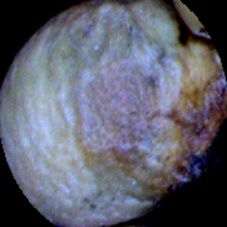
#> input picture Image Processing/histogramEquilization/original dataset/Broken soybeans/172.jpg, 227 x 227 px; its folder holds only this picture in this run
$ jupyter execute --allow-errors 'Histogram Equilization.ipynb'
#> lines starting #> are read from the running program, lines starting #| are printed output that depends on the picture
#> further down, img is the input picture: shape (227, 227, 3); mean B, G, R 109.5, 95.8, 93.9
[cell 1]
import cv2
import os
import matplotlib.pyplot as plt

### Histogram eq

#> (a cell that did not finish here is left out)

### Contrast Limited adaptive Histogram Equilization

[cell 3]
def clahe_img(img):
    r, g, b = cv2.split(img)
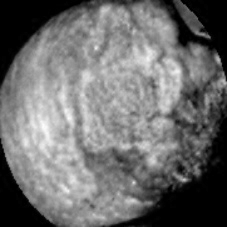
#> r: shape (227, 227); min 0, max 253, mean 109.5
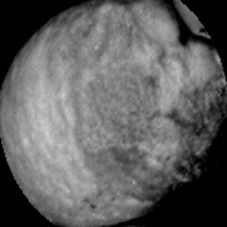
#> g: shape (227, 227); min 0, max 208, mean 95.8
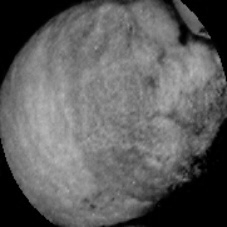
#> b: shape (227, 227); min 0, max 184, mean 93.9
    clahe = cv2.createCLAHE(clipLimit = 2.0, tileGridSize = (8, 8))
    op_R_2, op_G_2, op_B_2 = clahe.apply(r), clahe.apply(g),clahe.apply(b)
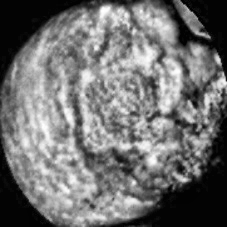
#> op_R_2: shape (227, 227); min 1, max 255, mean 113.2
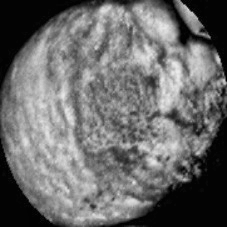
#> op_G_2: shape (227, 227); min 2, max 234, mean 107.6
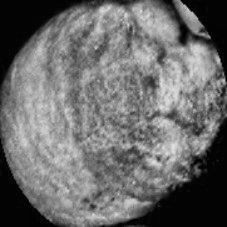
#> op_B_2: shape (227, 227); min 1, max 227, mean 107.5
    img_op_clahe = cv2.merge((op_R_2, op_G_2, op_B_2))
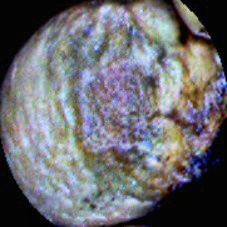
#> img_op_clahe: shape (227, 227, 3); mean of channels 0, 1, 2 113.2, 107.6, 107.5; drawn as B, G, R
    return img_op_clahe

## Output

#> (a cell that did not finish here is left out)

# Creating histogram quilized dataset

[cell 5]
source_ds = 'original dataset'
destination_ds = 'Histogram equalised dataset'

[cell 6]
for class_name in os.listdir(source_ds):
    class_dir = os.path.join(source_ds, class_name)
    dest_class_dir = os.path.join(destination_ds, class_name)

    # Create the destination class directory if it doesn't exist
    os.makedirs(dest_class_dir, exist_ok=True)

    for img_name in os.listdir(class_dir):
        img_path = os.path.join(class_dir, img_name)
        img = cv2.imread(img_path)

        if img is not None:
            equ_img = clahe_img(img)
            dest_img_path = os.path.join(dest_class_dir, img_name)
            cv2.imwrite(dest_img_path, equ_img)
#> pass 2 of the loop `for class_name in os.listdir(source_ds):`:
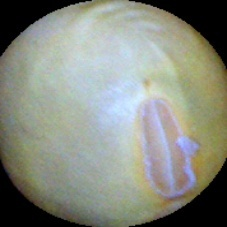
#> input picture Image Processing/histogramEquilization/original dataset/Immature soybeans/1020.jpg, 227 x 227 px
#> img is the input picture: shape (227, 227, 3); mean B, G, R 128.2, 138.7, 134.6
#> in clahe_img (call 2), `op_R_2, op_G_2, op_B_2 = clahe.apply(r), clahe.apply(g),clahe.apply(b)`:
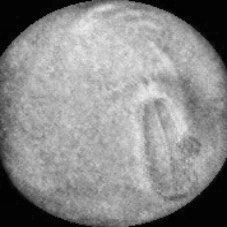
#> op_B_2: shape (227, 227); min 1, max 234, mean 138.1
#> in clahe_img (call 2), `img_op_clahe = cv2.merge((op_R_2, op_G_2, op_B_2))`:
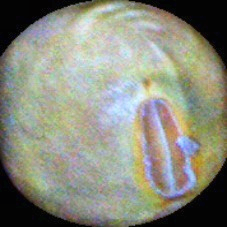
#> img_op_clahe: shape (227, 227, 3); mean of channels 0, 1, 2 126.4, 139.9, 138.1; drawn as B, G, R
